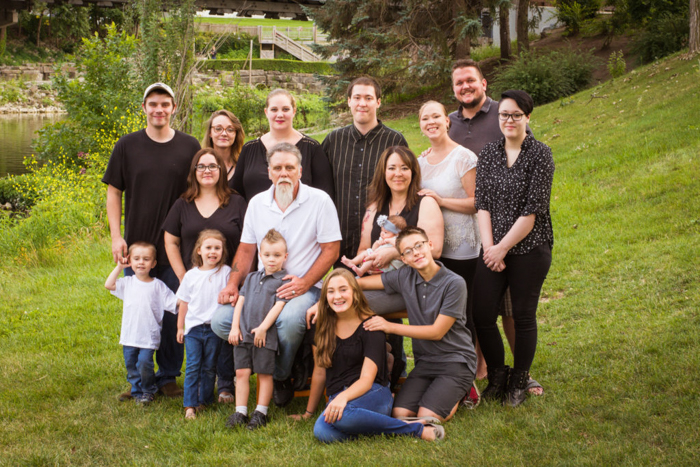
#> input picture group-photo-family-group-outdoors-grass-hill-generations.jpg, 700 x 467 px, given in place of the camera
$ python live_camera_face_detection.py   (older library calls are emulated)
#> lines starting #> are read from the running program, lines starting #| are printed output that depends on the picture; after the words box and inside, x2 and y2 are one past the last pixel; in counts of white or black regions, pixels touching at a corner belong together
#> further down, frame is the input picture: shape (467, 700, 3); mean B, G, R 66.8, 109.9, 118.9
### functions.py
from cv2 import cv2
import numpy as np

def rescale_frame(frame, scale = 0.75):
#> called with scale = 0.75
    width = int(frame.shape[1] * scale)
#> width = 525
    height = int(frame.shape[0] * scale)
#> height = 350

    dimensions = (width, height)
#> dimensions = (525, 350)

    return cv2.resize(frame, dimensions)


# [6 lines left out: function tanslate, not called in this run]


def draw_rectangle(img, x, y, width, height):
    cv2.rectangle(img, (x,y), (x+width,y+height), (0,255,0), thickness=2)
    #print("done")

### live_camera_face_detection.py
from cv2 import cv2
from functions import rescale_frame, draw_rectangle

capture = cv2.VideoCapture(0, cv2.CAP_DSHOW)
# [5 lines of commented-out code are left out]

count = 0

harr_cascade = cv2.CascadeClassifier('haar_cascade_face.xml')

while True:
    isTrue, frame = capture.read()

    resized = rescale_frame(frame)

    resized = cv2.flip(resized,1)
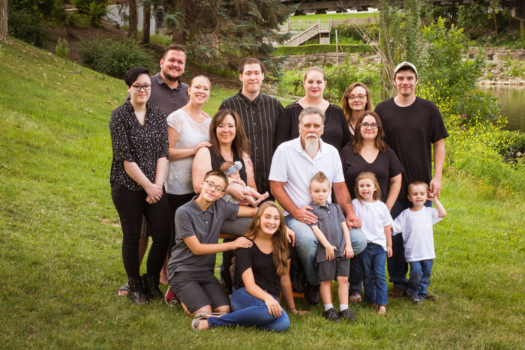
#> resized: shape (350, 525, 3); mean B, G, R 66.6, 109.8, 118.7

    grey_img = cv2.cvtColor(resized, cv2.COLOR_BGR2GRAY)
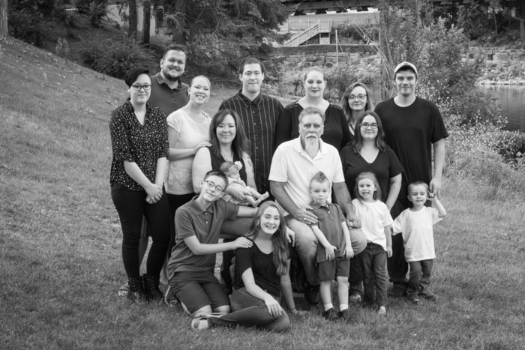
#> grey_img: shape (350, 525); min 4, max 251, mean 107.5

    faces_rectangles = harr_cascade.detectMultiScale(grey_img)
#> faces_rectangles = [[162, 51, 26, 26], [240, 63, 27, 27], [393, 68, 26, 26], [302, 71, 27, 27], [187, 77, 27, 27], [344, 86, 26, 26], [356, 114, 27, 27], [213, 116, 26, 26], [297, 115, 29, 29], [354, 175, 25, 25], [407, 183, 24, 24], [257, 207, 27, 27]]

    for (x,y,width,height) in faces_rectangles:
        print(x,y,width,height)
        draw_rectangle(resized,x, y, width, height)
#> this loop made 12 passes
#| 162 51 26 26
#| 240 63 27 27
#| 393 68 26 26
#| 302 71 27 27
#| 187 77 27 27
#| 344 86 26 26
#| 356 114 27 27
#| 213 116 26 26
#> (further printed lines are left out)
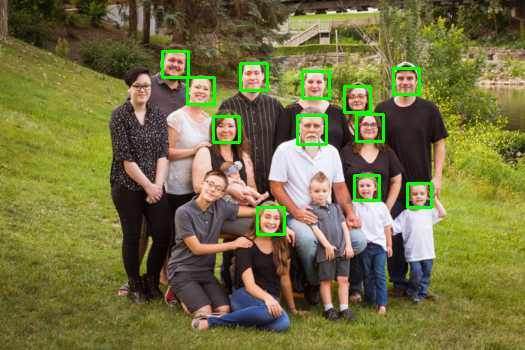
#> resized: shape (350, 525, 3); 2.03% of pixels changed, all inside (x1, y1, x2, y2) = (161, 50, 433, 236)

    #print(faces_rectangles)

    cv2.imshow("frame",resized)

    count += 1


    if cv2.waitKey(30) == ord('q') or count == 500:
#> (key q is pressed here)
        break

    if cv2.getWindowProperty('frame',cv2.WND_PROP_VISIBLE) < 1:
        break


capture.release()

cv2.waitKey(1000)

cv2.destroyAllWindows()
